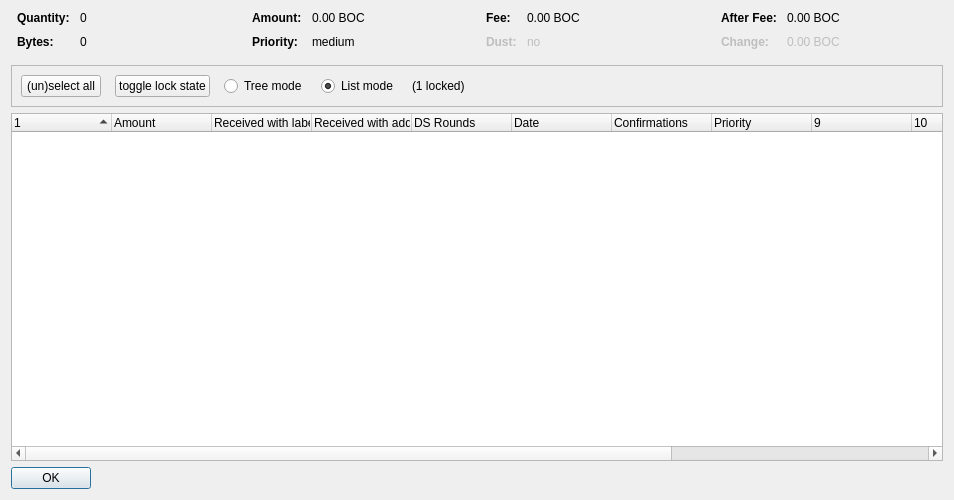
<?xml version="1.0" encoding="UTF-8"?>
<ui version="4.0">
 <class>CoinControlDialog</class>
 <widget class="QDialog" name="CoinControlDialog">
  <property name="geometry">
   <rect>
    <x>0</x>
    <y>0</y>
    <width>954</width>
    <height>500</height>
   </rect>
  </property>
  <property name="windowTitle">
   <string>Coin Selection</string>
  </property>
  <layout class="QVBoxLayout" name="verticalLayout">
   <item>
    <layout class="QHBoxLayout" name="horizontalLayoutTop" stretch="0,0,0,0">
     <property name="topMargin">
      <number>0</number>
     </property>
     <property name="bottomMargin">
      <number>10</number>
     </property>
     <item>
      <layout class="QFormLayout" name="formLayoutCoinControl1">
       <property name="horizontalSpacing">
        <number>10</number>
       </property>
       <property name="verticalSpacing">
        <number>10</number>
       </property>
       <property name="leftMargin">
        <number>6</number>
       </property>
       <property name="rightMargin">
        <number>6</number>
       </property>
       <item row="0" column="0">
        <widget class="QLabel" name="labelCoinControlQuantityText">
         <property name="font">
          <font>
           <weight>75</weight>
           <bold>true</bold>
          </font>
         </property>
         <property name="text">
          <string>Quantity:</string>
         </property>
        </widget>
       </item>
       <item row="0" column="1">
        <widget class="QLabel" name="labelCoinControlQuantity">
         <property name="cursor">
          <cursorShape>IBeamCursor</cursorShape>
         </property>
         <property name="contextMenuPolicy">
          <enum>Qt::ActionsContextMenu</enum>
         </property>
         <property name="text">
          <string notr="true">0</string>
         </property>
         <property name="textInteractionFlags">
          <set>Qt::LinksAccessibleByMouse|Qt::TextSelectableByKeyboard|Qt::TextSelectableByMouse</set>
         </property>
        </widget>
       </item>
       <item row="1" column="0">
        <widget class="QLabel" name="labelCoinControlBytesText">
         <property name="font">
          <font>
           <weight>75</weight>
           <bold>true</bold>
          </font>
         </property>
         <property name="text">
          <string>Bytes:</string>
         </property>
        </widget>
       </item>
       <item row="1" column="1">
        <widget class="QLabel" name="labelCoinControlBytes">
         <property name="cursor">
          <cursorShape>IBeamCursor</cursorShape>
         </property>
         <property name="contextMenuPolicy">
          <enum>Qt::ActionsContextMenu</enum>
         </property>
         <property name="text">
          <string notr="true">0</string>
         </property>
         <property name="textInteractionFlags">
          <set>Qt::LinksAccessibleByMouse|Qt::TextSelectableByKeyboard|Qt::TextSelectableByMouse</set>
         </property>
        </widget>
       </item>
      </layout>
     </item>
     <item>
      <layout class="QFormLayout" name="formLayoutCoinControl2">
       <property name="horizontalSpacing">
        <number>10</number>
       </property>
       <property name="verticalSpacing">
        <number>10</number>
       </property>
       <property name="leftMargin">
        <number>6</number>
       </property>
       <property name="rightMargin">
        <number>6</number>
       </property>
       <item row="0" column="0">
        <widget class="QLabel" name="labelCoinControlAmountText">
         <property name="font">
          <font>
           <weight>75</weight>
           <bold>true</bold>
          </font>
         </property>
         <property name="text">
          <string>Amount:</string>
         </property>
        </widget>
       </item>
       <item row="0" column="1">
        <widget class="QLabel" name="labelCoinControlAmount">
         <property name="cursor">
          <cursorShape>IBeamCursor</cursorShape>
         </property>
         <property name="contextMenuPolicy">
          <enum>Qt::ActionsContextMenu</enum>
         </property>
         <property name="text">
          <string notr="true">0.00 BOC</string>
         </property>
         <property name="textInteractionFlags">
          <set>Qt::LinksAccessibleByMouse|Qt::TextSelectableByKeyboard|Qt::TextSelectableByMouse</set>
         </property>
        </widget>
       </item>
       <item row="1" column="0">
        <widget class="QLabel" name="labelCoinControlPriorityText">
         <property name="font">
          <font>
           <weight>75</weight>
           <bold>true</bold>
          </font>
         </property>
         <property name="text">
          <string>Priority:</string>
         </property>
        </widget>
       </item>
       <item row="1" column="1">
        <widget class="QLabel" name="labelCoinControlPriority">
         <property name="cursor">
          <cursorShape>IBeamCursor</cursorShape>
         </property>
         <property name="contextMenuPolicy">
          <enum>Qt::ActionsContextMenu</enum>
         </property>
         <property name="text">
          <string>medium</string>
         </property>
         <property name="textInteractionFlags">
          <set>Qt::LinksAccessibleByMouse|Qt::TextSelectableByKeyboard|Qt::TextSelectableByMouse</set>
         </property>
        </widget>
       </item>
      </layout>
     </item>
     <item>
      <layout class="QFormLayout" name="formLayoutCoinControl3">
       <property name="horizontalSpacing">
        <number>10</number>
       </property>
       <property name="verticalSpacing">
        <number>10</number>
       </property>
       <property name="leftMargin">
        <number>6</number>
       </property>
       <property name="rightMargin">
        <number>6</number>
       </property>
       <item row="0" column="0">
        <widget class="QLabel" name="labelCoinControlFeeText">
         <property name="font">
          <font>
           <weight>75</weight>
           <bold>true</bold>
          </font>
         </property>
         <property name="text">
          <string>Fee:</string>
         </property>
        </widget>
       </item>
       <item row="0" column="1">
        <widget class="QLabel" name="labelCoinControlFee">
         <property name="cursor">
          <cursorShape>IBeamCursor</cursorShape>
         </property>
         <property name="contextMenuPolicy">
          <enum>Qt::ActionsContextMenu</enum>
         </property>
         <property name="text">
          <string notr="true">0.00 BOC</string>
         </property>
         <property name="textInteractionFlags">
          <set>Qt::LinksAccessibleByMouse|Qt::TextSelectableByKeyboard|Qt::TextSelectableByMouse</set>
         </property>
        </widget>
       </item>
       <item row="1" column="0">
        <widget class="QLabel" name="labelCoinControlLowOutputText">
         <property name="enabled">
          <bool>false</bool>
         </property>
         <property name="font">
          <font>
           <weight>75</weight>
           <bold>true</bold>
          </font>
         </property>
         <property name="text">
          <string>Dust:</string>
         </property>
        </widget>
       </item>
       <item row="1" column="1">
        <widget class="QLabel" name="labelCoinControlLowOutput">
         <property name="enabled">
          <bool>false</bool>
         </property>
         <property name="cursor">
          <cursorShape>IBeamCursor</cursorShape>
         </property>
         <property name="contextMenuPolicy">
          <enum>Qt::ActionsContextMenu</enum>
         </property>
         <property name="text">
          <string>no</string>
         </property>
         <property name="textInteractionFlags">
          <set>Qt::LinksAccessibleByMouse|Qt::TextSelectableByKeyboard|Qt::TextSelectableByMouse</set>
         </property>
        </widget>
       </item>
      </layout>
     </item>
     <item>
      <layout class="QFormLayout" name="formLayoutCoinControl4">
       <property name="horizontalSpacing">
        <number>10</number>
       </property>
       <property name="verticalSpacing">
        <number>10</number>
       </property>
       <property name="leftMargin">
        <number>6</number>
       </property>
       <property name="rightMargin">
        <number>6</number>
       </property>
       <item row="0" column="0">
        <widget class="QLabel" name="labelCoinControlAfterFeeText">
         <property name="font">
          <font>
           <weight>75</weight>
           <bold>true</bold>
          </font>
         </property>
         <property name="text">
          <string>After Fee:</string>
         </property>
        </widget>
       </item>
       <item row="0" column="1">
        <widget class="QLabel" name="labelCoinControlAfterFee">
         <property name="cursor">
          <cursorShape>IBeamCursor</cursorShape>
         </property>
         <property name="contextMenuPolicy">
          <enum>Qt::ActionsContextMenu</enum>
         </property>
         <property name="text">
          <string notr="true">0.00 BOC</string>
         </property>
         <property name="textInteractionFlags">
          <set>Qt::LinksAccessibleByMouse|Qt::TextSelectableByKeyboard|Qt::TextSelectableByMouse</set>
         </property>
        </widget>
       </item>
       <item row="1" column="0">
        <widget class="QLabel" name="labelCoinControlChangeText">
         <property name="enabled">
          <bool>false</bool>
         </property>
         <property name="font">
          <font>
           <weight>75</weight>
           <bold>true</bold>
          </font>
         </property>
         <property name="text">
          <string>Change:</string>
         </property>
        </widget>
       </item>
       <item row="1" column="1">
        <widget class="QLabel" name="labelCoinControlChange">
         <property name="enabled">
          <bool>false</bool>
         </property>
         <property name="cursor">
          <cursorShape>IBeamCursor</cursorShape>
         </property>
         <property name="contextMenuPolicy">
          <enum>Qt::ActionsContextMenu</enum>
         </property>
         <property name="text">
          <string notr="true">0.00 BOC</string>
         </property>
         <property name="textInteractionFlags">
          <set>Qt::LinksAccessibleByMouse|Qt::TextSelectableByKeyboard|Qt::TextSelectableByMouse</set>
         </property>
        </widget>
       </item>
      </layout>
     </item>
    </layout>
   </item>
   <item>
    <widget class="QFrame" name="frame">
     <property name="minimumSize">
      <size>
       <width>0</width>
       <height>40</height>
      </size>
     </property>
     <property name="frameShape">
      <enum>QFrame::StyledPanel</enum>
     </property>
     <property name="frameShadow">
      <enum>QFrame::Sunken</enum>
     </property>
     <layout class="QHBoxLayout" name="horizontalLayout">
      <item>
       <layout class="QHBoxLayout" name="horizontalLayoutPanel" stretch="0,0,0,0,0,0">
        <property name="spacing">
         <number>14</number>
        </property>
        <item>
         <widget class="QPushButton" name="pushButtonSelectAll">
          <property name="sizePolicy">
           <sizepolicy hsizetype="Maximum" vsizetype="Fixed">
            <horstretch>0</horstretch>
            <verstretch>0</verstretch>
           </sizepolicy>
          </property>
          <property name="text">
           <string>(un)select all</string>
          </property>
          <property name="autoDefault">
           <bool>false</bool>
          </property>
         </widget>
        </item>
        <item>
         <widget class="QPushButton" name="pushButtonToggleLock">
          <property name="sizePolicy">
           <sizepolicy hsizetype="Maximum" vsizetype="Fixed">
            <horstretch>0</horstretch>
            <verstretch>0</verstretch>
           </sizepolicy>
          </property>
          <property name="text">
           <string>toggle lock state</string>
          </property>
          <property name="autoDefault">
           <bool>false</bool>
          </property>
         </widget>
        </item>
        <item>
         <widget class="QRadioButton" name="radioTreeMode">
          <property name="sizePolicy">
           <sizepolicy hsizetype="Maximum" vsizetype="Fixed">
            <horstretch>0</horstretch>
            <verstretch>0</verstretch>
           </sizepolicy>
          </property>
          <property name="text">
           <string>Tree mode</string>
          </property>
         </widget>
        </item>
        <item>
         <widget class="QRadioButton" name="radioListMode">
          <property name="sizePolicy">
           <sizepolicy hsizetype="Maximum" vsizetype="Fixed">
            <horstretch>0</horstretch>
            <verstretch>0</verstretch>
           </sizepolicy>
          </property>
          <property name="text">
           <string>List mode</string>
          </property>
          <property name="checked">
           <bool>true</bool>
          </property>
         </widget>
        </item>
        <item>
         <widget class="QLabel" name="labelLocked">
          <property name="text">
           <string>(1 locked)</string>
          </property>
         </widget>
        </item>
        <item>
         <spacer name="horizontalSpacer">
          <property name="orientation">
           <enum>Qt::Horizontal</enum>
          </property>
          <property name="sizeHint" stdset="0">
           <size>
            <width>40</width>
            <height>20</height>
           </size>
          </property>
         </spacer>
        </item>
       </layout>
      </item>
     </layout>
    </widget>
   </item>
   <item>
    <widget class="CoinControlTreeWidget" name="treeWidget">
     <property name="contextMenuPolicy">
      <enum>Qt::CustomContextMenu</enum>
     </property>
     <property name="sortingEnabled">
      <bool>false</bool>
     </property>
     <property name="columnCount">
      <number>13</number>
     </property>
     <attribute name="headerShowSortIndicator" stdset="0">
      <bool>true</bool>
     </attribute>
     <attribute name="headerStretchLastSection">
      <bool>false</bool>
     </attribute>
     <column>
      <property name="text">
       <string/>
      </property>
     </column>
     <column>
      <property name="text">
       <string>Amount</string>
      </property>
     </column>
     <column>
      <property name="text">
       <string>Received with label</string>
      </property>
     </column>
     <column>
      <property name="text">
       <string>Received with address</string>
      </property>
     </column>
     <column>
      <property name="text">
       <string>DS Rounds</string>
      </property>
     </column>
     <column>
      <property name="text">
       <string>Date</string>
      </property>
     </column>
     <column>
      <property name="text">
       <string>Confirmations</string>
      </property>
      <property name="toolTip">
       <string>Confirmed</string>
      </property>
     </column>
     <column>
      <property name="text">
       <string>Priority</string>
      </property>
     </column>
     <column>
      <property name="text">
       <string/>
      </property>
     </column>
     <column>
      <property name="text">
       <string/>
      </property>
     </column>
     <column>
      <property name="text">
       <string/>
      </property>
     </column>
     <column>
      <property name="text">
       <string/>
      </property>
     </column>
     <column>
      <property name="text">
       <string/>
      </property>
     </column>
    </widget>
   </item>
   <item>
    <widget class="QDialogButtonBox" name="buttonBox">
     <property name="sizePolicy">
      <sizepolicy hsizetype="Maximum" vsizetype="Fixed">
       <horstretch>0</horstretch>
       <verstretch>0</verstretch>
      </sizepolicy>
     </property>
     <property name="orientation">
      <enum>Qt::Horizontal</enum>
     </property>
     <property name="standardButtons">
      <set>QDialogButtonBox::Ok</set>
     </property>
    </widget>
   </item>
  </layout>
 </widget>
 <customwidgets>
  <customwidget>
   <class>CoinControlTreeWidget</class>
   <extends>QTreeWidget</extends>
   <header>coincontroltreewidget.h</header>
  </customwidget>
 </customwidgets>
 <resources/>
 <connections/>
</ui>
